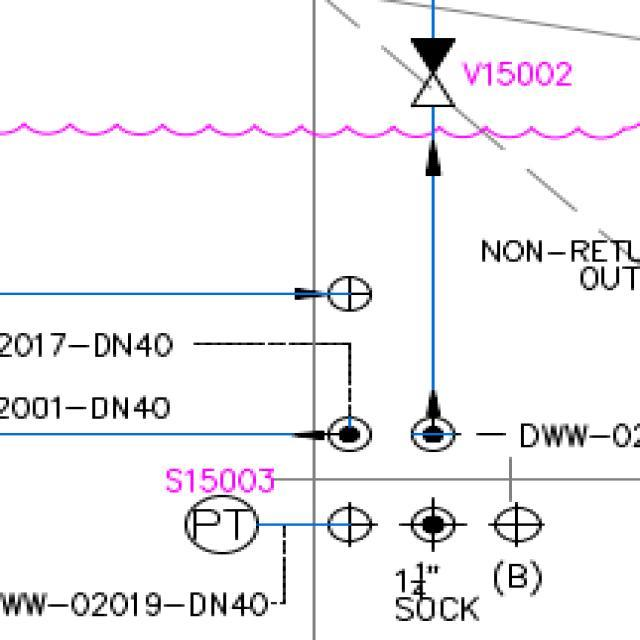
#> input picture src/data/train/images/10_jpg.rf.348be1570aea03f3ec21d27688fa99ac.jpg, 640 x 640 px
$ python -i OCR_help.py   (imports and definitions only)
#> lines starting #> are read from the running program, lines starting #| are printed output that depends on the picture; after the words box and inside, x2 and y2 are one past the last pixel; in counts of white or black regions, pixels touching at a corner belong together
#> further down, picture is the input picture: shape (640, 640, 3); mean B, G, R 242.7, 240.6, 241.6

import pytesseract
from pytesseract import Output
from typing import Optional, Tuple
import cv2
import numpy as np
import pandas as pd
pytesseract.pytesseract.tesseract_cmd = r"C:\venv\tesseract.exe"
from pathlib import Path


#  Color & preprocessing
def magenta_mask(bgr: np.ndarray) -> np.ndarray:
    """
    Keep magenta/pink letters in BGR image.
    Returns a binary mask (255 = keep).
    """
    hsv = cv2.cvtColor(bgr, cv2.COLOR_BGR2HSV)
#> hsv: shape (640, 640, 3); mean H, S, V 12.6, 4.6, 243
    lower1, upper1 = (np.array([140, 60, 60]), np.array([180, 255, 255]))  # magenta
    lower2, upper2 = (np.array([0,   60, 60]), np.array([10, 255, 255]))   # pinkish-red wrap
    mask1 = cv2.inRange(hsv, lower1, upper1)
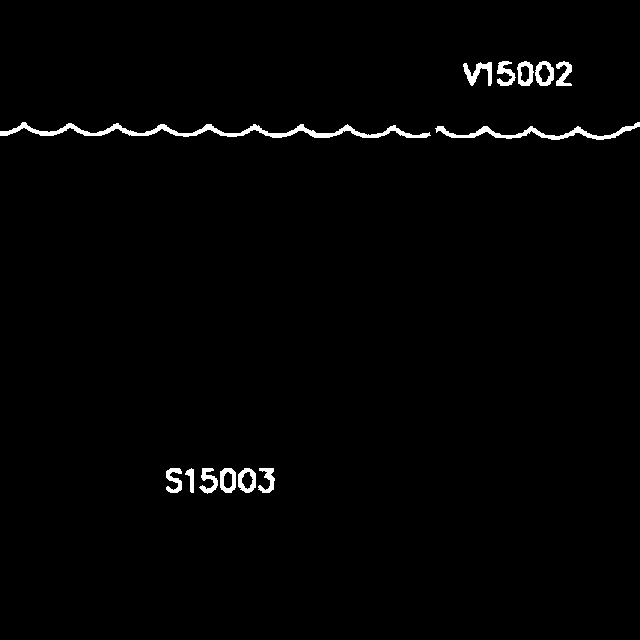
#> mask1: shape (640, 640); 1.4% white; 13 white regions, largest, box (x1, y1, x2, y2) and area: (0, 122, 431, 138) 2033, (435, 122, 640, 140) 958, (463, 62, 492, 86) 331
    mask2 = cv2.inRange(hsv, lower2, upper2)
#> mask2: shape (640, 640); every value is 0
    mask = cv2.bitwise_or(mask1, mask2)

    mask = cv2.morphologyEx(mask, cv2.MORPH_CLOSE, np.ones((3, 3), np.uint8))
#> mask: shape (640, 640); 1.4% white; 8 white regions, largest, box (x1, y1, x2, y2) and area: (0, 122, 431, 138) 2050, (199, 468, 275, 494) 1004, (435, 122, 640, 140) 960

    mask = cv2.dilate(mask, np.ones((2, 2), np.uint8), iterations=1)
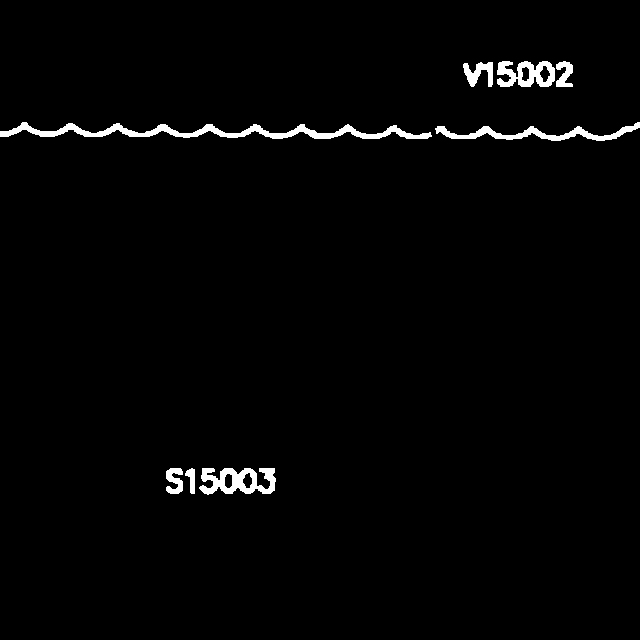
#> mask: shape (640, 640); 1.8% white; 8 white regions, largest, box (x1, y1, x2, y2) and area: (0, 122, 432, 139) 2635, (199, 468, 276, 495) 1251, (435, 122, 640, 141) 1238
    mask = cv2.erode(mask, np.ones((1, 1), np.uint8), iterations=10)

    mask = cv2.threshold(mask, 127, 255, cv2.THRESH_BINARY)[1]

    return mask


# [12 lines left out: function binarize_for_ocr, not called in this run]

#  OCR helpers
def run_tesseract(img_bin: np.ndarray, config: str) -> pd.DataFrame:
    return pytesseract.image_to_data(img_bin, lang="eng", output_type=Output.DATAFRAME, config=config)


# [55 lines left out: functions sanitize_tess_df, best_line_text_and_bbox, not called in this run]

#  Main: read text near a detection
#  OCR configs
TAG_CFG  = r'--oem 1 --psm 7 -c tessedit_char_whitelist=ABCDEFGHIJKLMNOPQRSTUVWXYZ0123456789'
# # A slightly looser fallback to catch variants/spacing issues
# (WILL BE SKIPPED FOR NOW)
TAG_CFG_ALT = r'--oem 1 --psm 7 -c tessedit_char_whitelist=ABCDEFGHIJKLMNOPQRSTUVWXYZ0123456789'


# [195 lines left out: functions _crop_centered, _ocr_best_of_two, read_tag_around_point, first_char, run_component_ocr, not called in this run]

>>> import cv2
>>> picture = cv2.imread('../../../data/train/images/10_jpg.rf.348be1570aea03f3ec21d27688fa99ac.jpg')
>>> result = magenta_mask(picture)

$ run again, on src/data/train/images/11_jpg.rf.ac39ec4af49745e0b9304cbdf21e3559.jpg
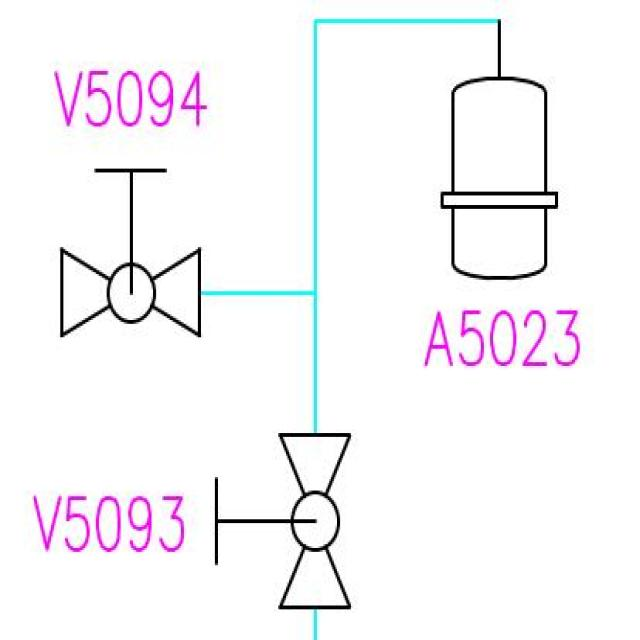
#> input picture src/data/train/images/11_jpg.rf.ac39ec4af49745e0b9304cbdf21e3559.jpg, 640 x 640 px
#> picture is the input picture: shape (640, 640, 3); mean B, G, R 248.4, 245.8, 247.1
#> hsv: shape (640, 640, 3); mean H, S, V 16.7, 5.5, 248.8
#> in magenta_mask, `mask1 = cv2.inRange(hsv, lower1, upper1)`:
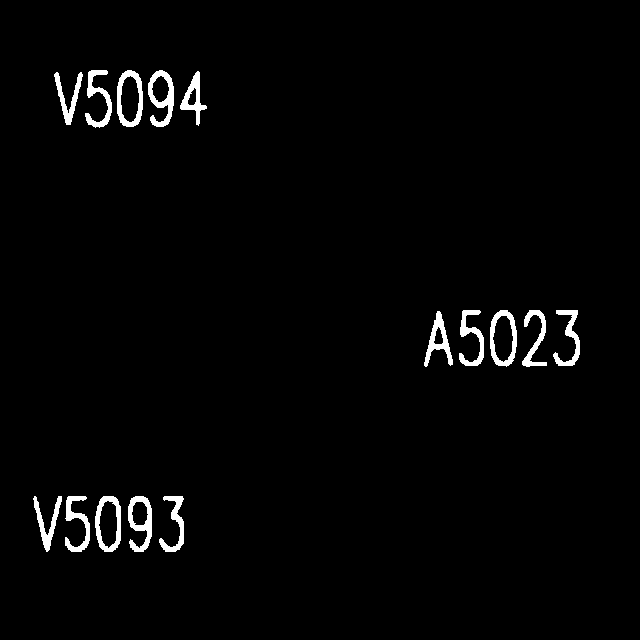
#> mask1: shape (640, 640); 2.1% white; 15 white regions, largest, box (x1, y1, x2, y2) and area: (148, 70, 174, 127) 676, (128, 496, 152, 552) 646, (117, 70, 143, 127) 626
#> mask2: shape (640, 640); every value is 0
#> in magenta_mask, `mask = cv2.dilate(mask, np.ones((2, 2), np.uint8), iterations=1)`:
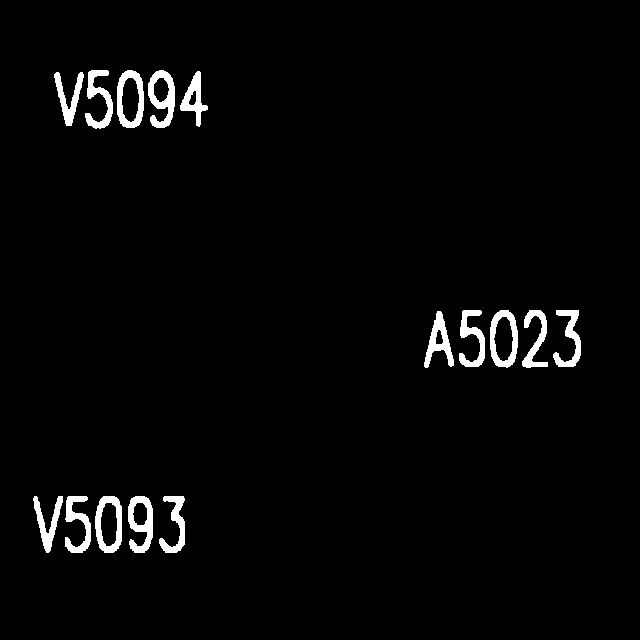
#> mask: shape (640, 640); 2.6% white; 15 white regions, largest, box (x1, y1, x2, y2) and area: (148, 70, 175, 128) 832, (128, 496, 153, 553) 795, (117, 70, 144, 128) 773

$ run again, on src/data/train/images/13_jpg.rf.b838206ae91d005aaae5a7c2b8428a1b.jpg
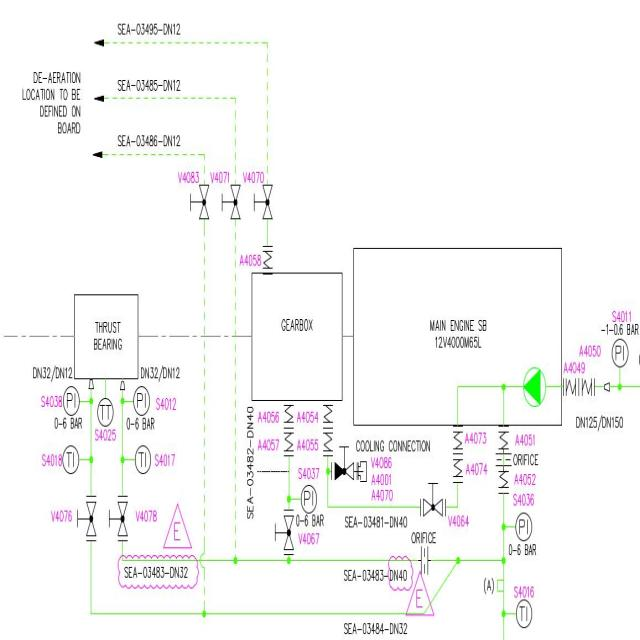
#> input picture src/data/train/images/13_jpg.rf.b838206ae91d005aaae5a7c2b8428a1b.jpg, 640 x 640 px
#> picture is the input picture: shape (640, 640, 3); mean B, G, R 247.2, 247.7, 247.7
#> hsv: shape (640, 640, 3); mean H, S, V 19.2, 3.2, 248.9
#> in magenta_mask, `mask1 = cv2.inRange(hsv, lower1, upper1)`:
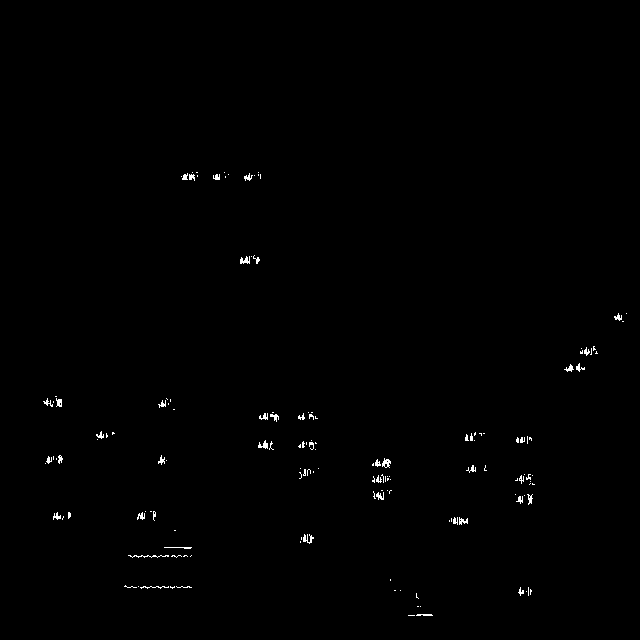
#> mask1: shape (640, 640); 0.47% white in thin lines or dots, all inside (x1, y1, x2, y2) = (43, 172, 627, 616)
#> mask2: shape (640, 640); every value is 0
#> in magenta_mask, `mask = cv2.dilate(mask, np.ones((2, 2), np.uint8), iterations=1)`:
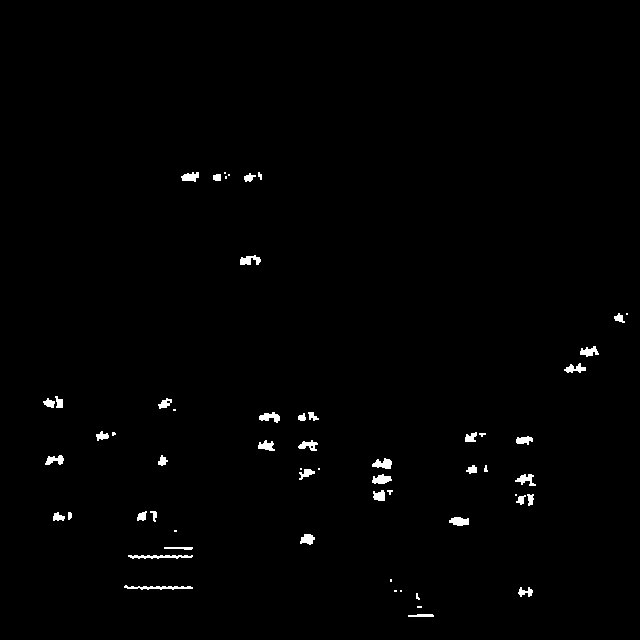
#> mask: shape (640, 640); 0.93% white; 58 white regions (17 under 20 px), largest, box (x1, y1, x2, y2) and area: (124, 585, 193, 590) 182, (128, 555, 193, 559) 177, (372, 458, 392, 469) 143
